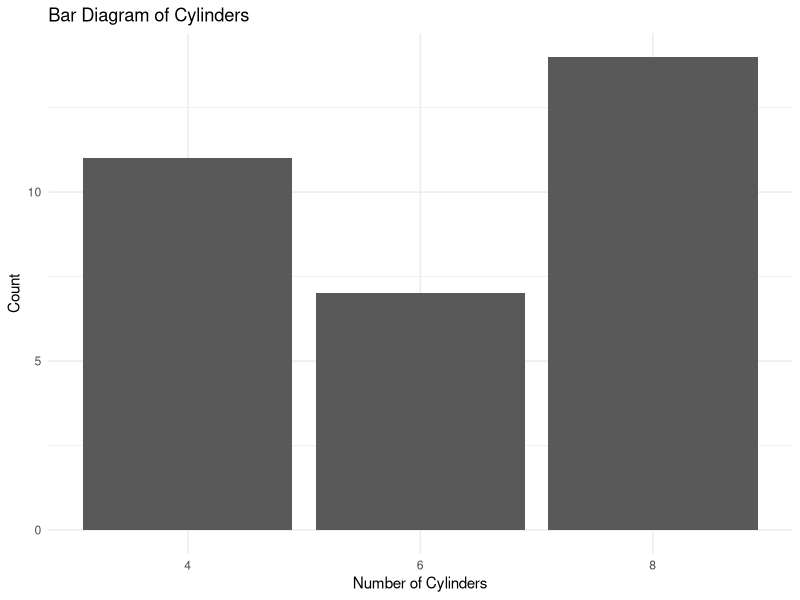

Reproduce this figure in R.
library(ggplot2)
data(mtcars)
head(mtcars)
# Bar Diagram
ggplot(mtcars, aes(x = factor(cyl))) +
  geom_bar() +
  theme_minimal() +
  ggtitle("Bar Diagram of Cylinders") +
  xlab("Number of Cylinders") +
  ylab("Count")